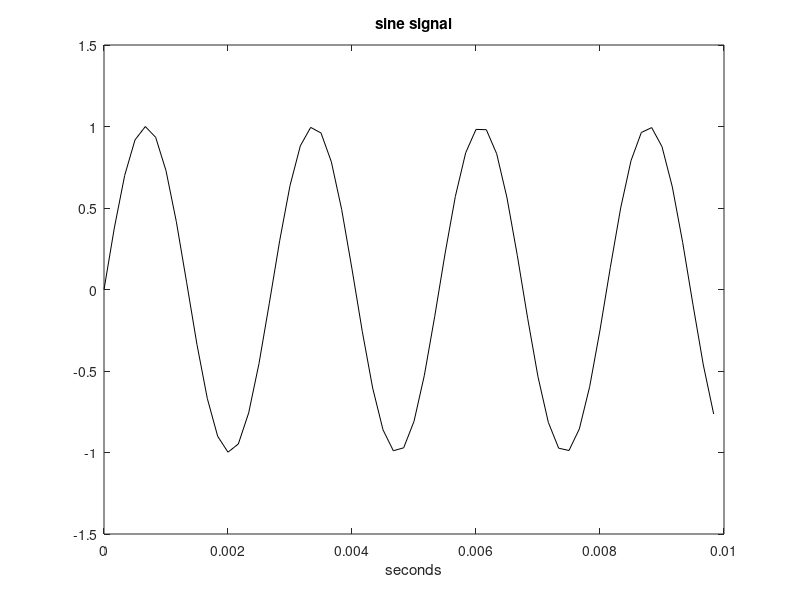

MATLAB code for this plot:
% Sine signal sound
fy=370; %signal frequency in Hz
wy=2*pi*fy; %signal frequency in rad/s
fs=6000; %sampling frequency in Hz
tiv=1/fs; %time interval between samples;
t=0:tiv:(5-tiv); %time intervals set (5 seconds)
y=sin(wy*t); %signal data set
sound(y,fs); %sound
t=0:tiv:(0.01-tiv); %time intervals set (0.01 second)
y=sin(wy*t); %signal data set
plot(t,y,'k'); %plots figure
axis([0 0.01 -1.5 1.5]);
xlabel('seconds'); title('sine signal');